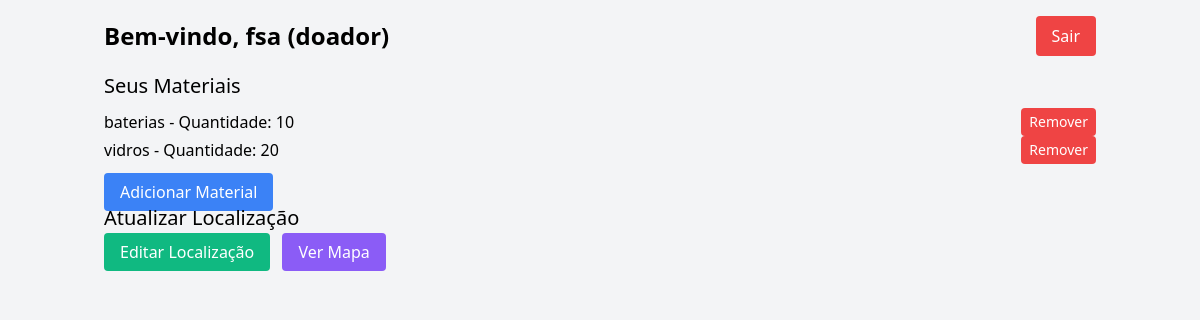
The page /dashboard/1 (signed in) on the database its author committed.
### tables this page shows
CREATE TABLE users (
                    id INTEGER PRIMARY KEY AUTOINCREMENT,
                    username TEXT UNIQUE NOT NULL,
                    password TEXT NOT NULL,
                    role TEXT NOT NULL,
                    latitude REAL,
                    longitude REAL);

CREATE TABLE materials (
                    id INTEGER PRIMARY KEY AUTOINCREMENT,
                    user_id INTEGER,
                    material_type TEXT NOT NULL,
                    quantity INTEGER NOT NULL,
                    FOREIGN KEY (user_id) REFERENCES users (id));

### app.py (the view, shortened to what this page needs)
@app.route('/dashboard/<int:user_id>')
def dashboard(user_id):
    if 'user_id' not in session or session['user_id'] != user_id:
        flash('Por favor, faça login para acessar o painel.', 'error')
        return redirect(url_for('login'))
    conn = sqlite3.connect('recyclable_platform.db')
    c = conn.cursor()
    c.execute('SELECT * FROM users WHERE id = ?', (user_id,))
    user = c.fetchone()
    materials = []
    if user[3] == 'doador':
        c.execute('SELECT * FROM materials WHERE user_id = ?', (user_id,))
        materials = c.fetchall()
    doadores = []
    doadores_sem_localizacao = []
    conn.close()
    return render_template('dashboard.html', user=user, materials=materials, doadores=doadores, doadores_sem_localizacao=doadores_sem_localizacao)

### templates/dashboard.html (shortened to what this page needs)
<!DOCTYPE html>
<html>
<head>
    <link href="https://cdn.jsdelivr.net/npm/tailwindcss@2.2.19/dist/tailwind.min.css" rel="stylesheet">
</head>
<body class="bg-gray-100">
    <div class="container mx-auto p-4">
        <div class="flex justify-between items-center mb-4">
            <h1 class="text-2xl font-bold">Bem-vindo, {{ user[1] }} ({{ user[3] }})</h1>
            <a href="{{ url_for('logout') }}" class="bg-red-500 text-white px-4 py-2 rounded">Sair</a>
        </div>
        {% if user[3] == 'doador' %}
            <h2 class="text-xl mb-2">Seus Materiais</h2>
            <ul class="mb-4">
                {% for material in materials %}
                    <li class="flex justify-between items-center">
                        <span>{{ material[2] }} - Quantidade: {{ material[3] }}</span>
                        <form method="POST" action="{{ url_for('remove_material', user_id=user[0], material_id=material[0]) }}">
                            <button type="submit" class="bg-red-500 text-white px-2 py-1 rounded text-sm">Remover</button>
                        </form>
                    </li>
                {% endfor %}
            </ul>
            <a href="{{ url_for('add_material', user_id=user[0]) }}" class="bg-blue-500 text-white px-4 py-2 rounded mb-4">Adicionar Material</a>
            <h2 class="text-xl mb-2">Atualizar Localização</h2>
            <a href="{{ url_for('update_location', user_id=user[0]) }}" class="bg-green-500 text-white px-4 py-2 rounded mb-4">Editar Localização</a>
        {% endif %}
        <a href="{{ url_for('show_map', user_id=user[0]) }}" class="bg-purple-500 text-white px-4 py-2 rounded ml-2">Ver Mapa</a>
    </div>
</body>
</html>

### rows shown on the page
users: username "fsa", role "doador"
materials: material_type "baterias", quantity "10"
materials: material_type "vidros", quantity "20"
